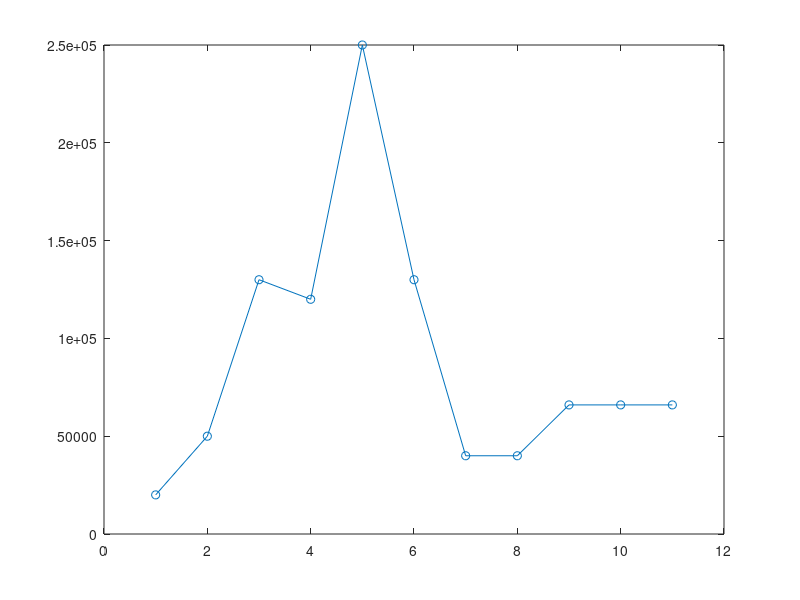

MATLAB code for this plot:
x=[1,2,3,4,5,6,7,8,9,10,11,12];
y=[20000,50000,130000,120000,250000,130000,40000,40000,66000,66000,66000,120000];
plot(x(1:11),y(1:11),'-o')